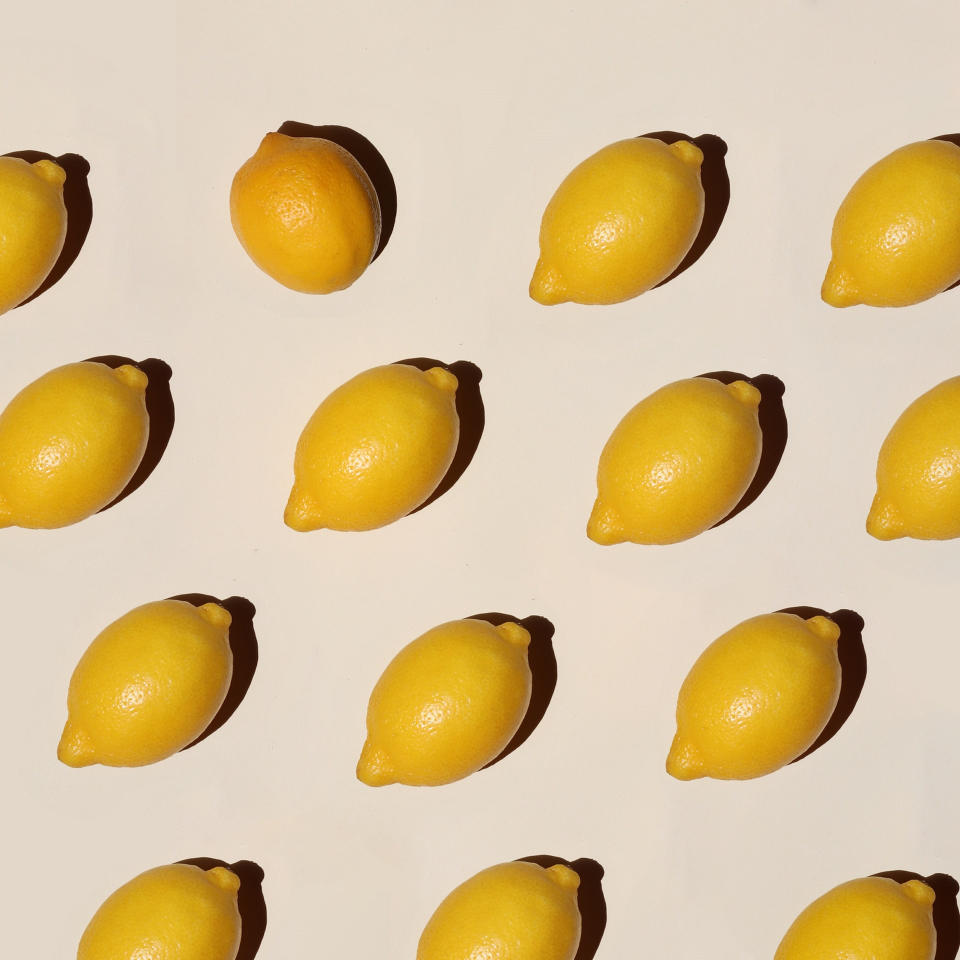
#> input picture OpenCV/limon.jpg, 1920 x 1920 px (shown at 1/2 size)
$ python 'Görüntü_toplama_çıkarma_bitsel_işlemler.py'
#> lines starting #> are read from the running program, lines starting #| are printed output that depends on the picture; after the words box and inside, x2 and y2 are one past the last pixel; in counts of white or black regions, pixels touching at a corner belong together
import cv2
import numpy as np

img1 = cv2.imread("limon.jpg")
#> img1 is the input picture: shape (1920, 1920, 3); mean B, G, R 146.9, 191.7, 215.6
img2 = cv2.imread("manzara.jpg")
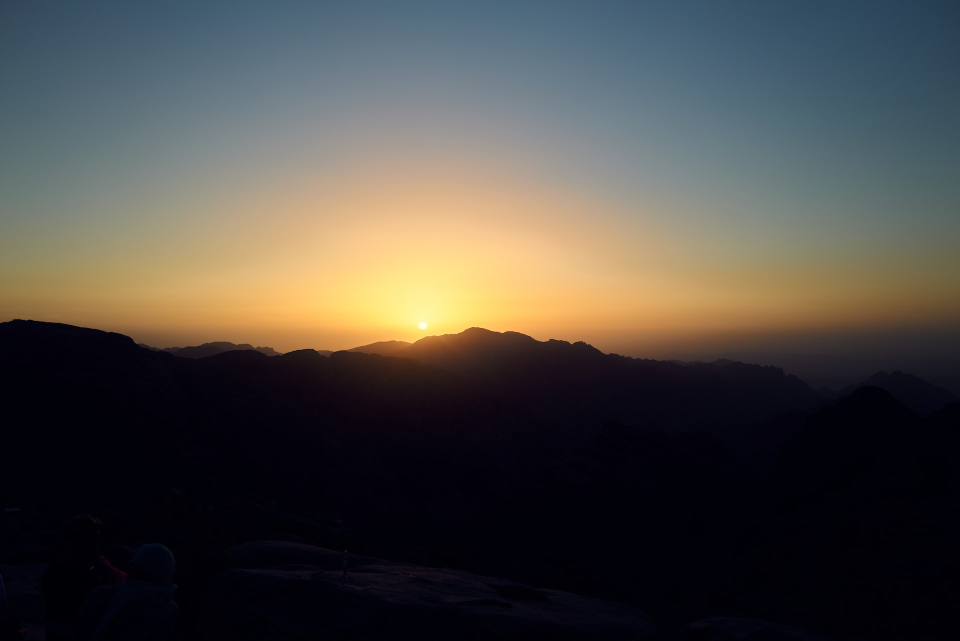
#> input picture OpenCV/manzara.jpg, 1920 x 1281 px (shown at 1/2 size)
#> img2 is the input picture: shape (1281, 1920, 3); mean B, G, R 68.6, 73, 76
img1 = cv2.resize(img1,(300,300))
#> img1: shape (300, 300, 3)


x,y,z = img1.shape
#> x = 300; y = 300; z = 3
roi = img2[0:x,0:y]
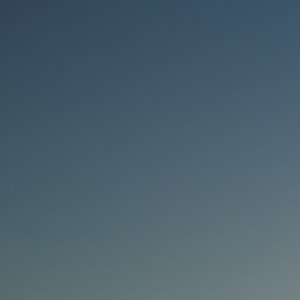
#> roi: shape (300, 300, 3); mean B, G, R 109.2, 96.6, 75.4

img1_gray = cv2.cvtColor(img1,cv2.COLOR_BGR2GRAY)
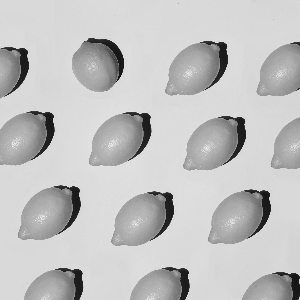
#> img1_gray: shape (300, 300); min 15, max 247, mean 193.7
ret,mask = cv2.threshold(img1_gray,190,255,cv2.THRESH_BINARY)
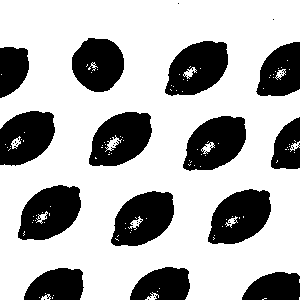
#> mask: shape (300, 300); 69.5% white; 32 black regions (18 under 20 px), largest, box (x1, y1, x2, y2) and area: (18, 185, 81, 240) 2469, (208, 189, 271, 244) 2466, (165, 41, 228, 96) 2447

mask_inv = cv2.bitwise_not(mask)

img1_bg = cv2.bitwise_and(roi,roi,mask=mask_inv)
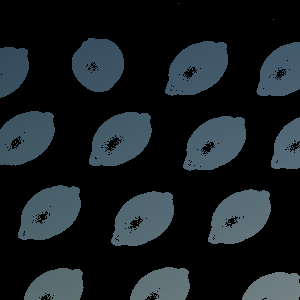
#> img1_bg: shape (300, 300, 3); mean B, G, R 33.7, 30.1, 23.6
img2_fg = cv2.bitwise_and(img1,img1,mask=mask)

toplam = cv2.add(img1_bg,img2_fg)
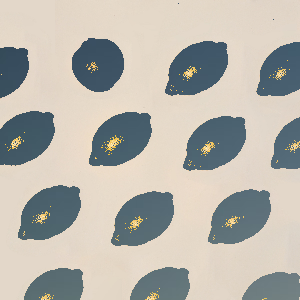
#> toplam: shape (300, 300, 3); mean B, G, R 171.9, 179.6, 182.2

img2[0:x,0:y] = toplam
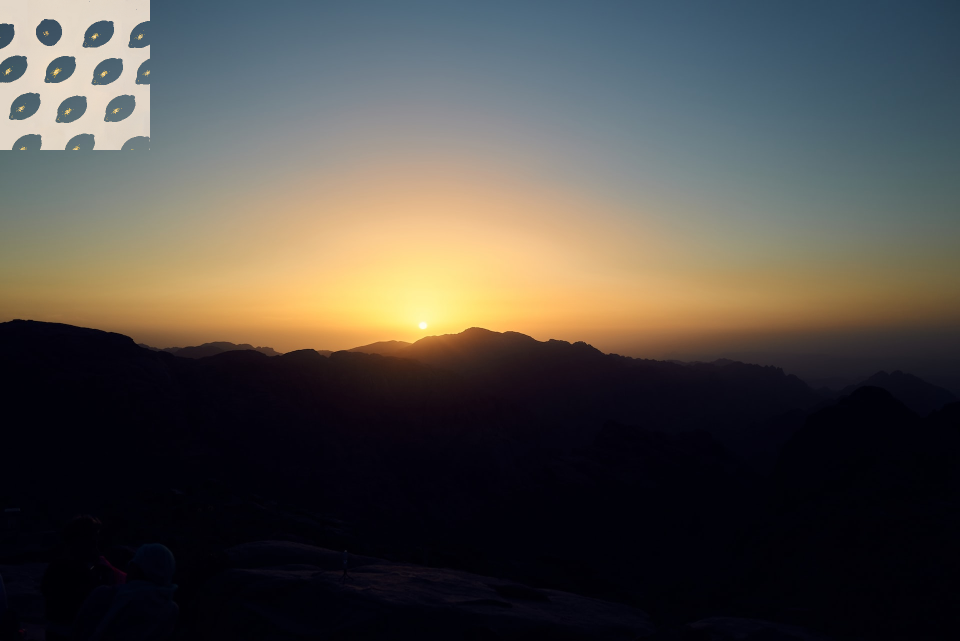
#> img2: shape (1281, 1920, 3) (shown at 1/2 size); 2.54% of pixels changed, all inside (x1, y1, x2, y2) = (0, 0, 300, 300)
cv2.namedWindow("resim",cv2.WINDOW_NORMAL)
cv2.imshow("resim",img2)
cv2.imshow("resim2",toplam)
cv2.waitKey(0)
cv2.destroyAllWindows()


# [8 lines of commented-out code are left out]
